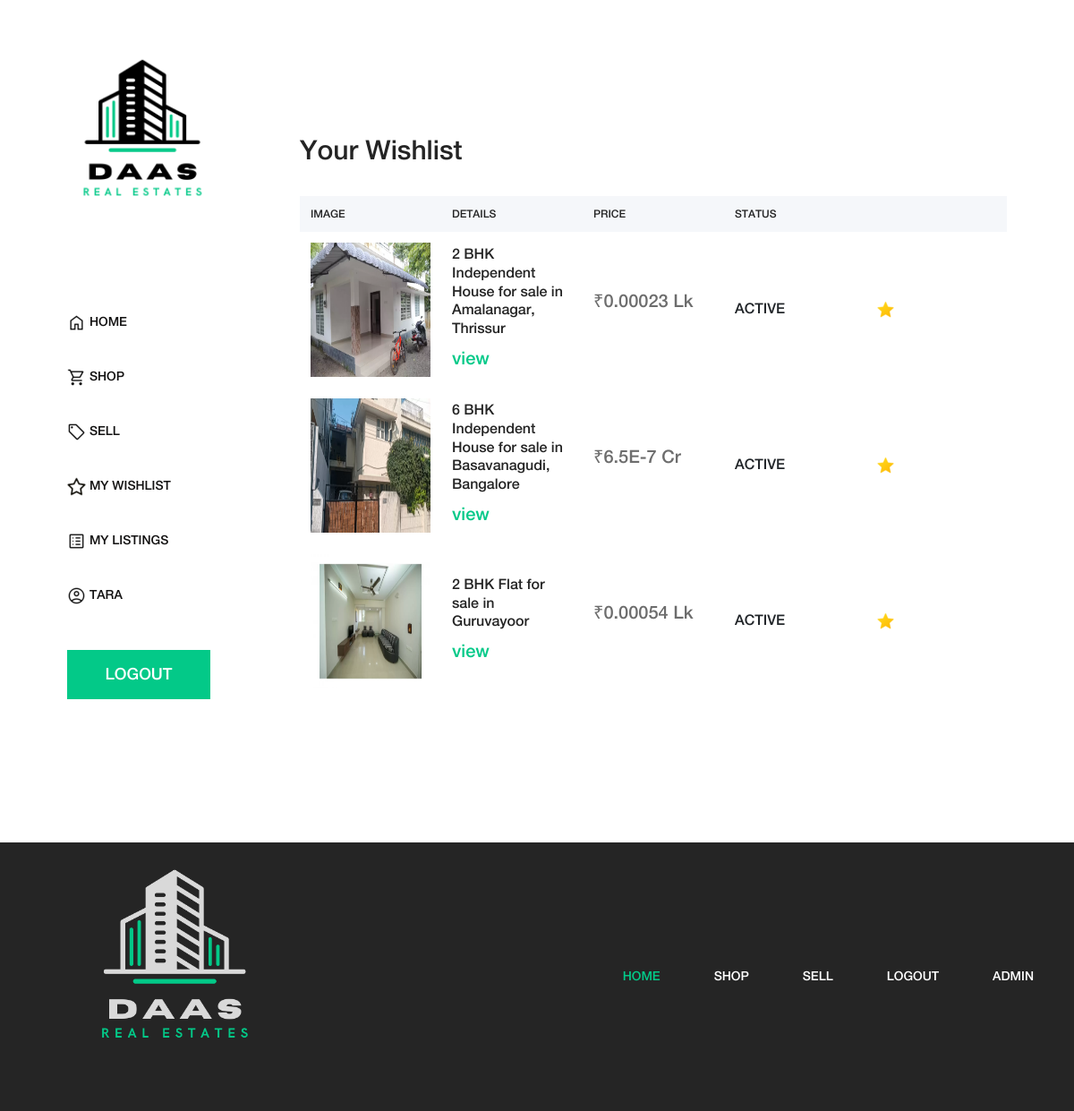
/my_wishlist.php (signed in), run on an earlier commit of the app's database.
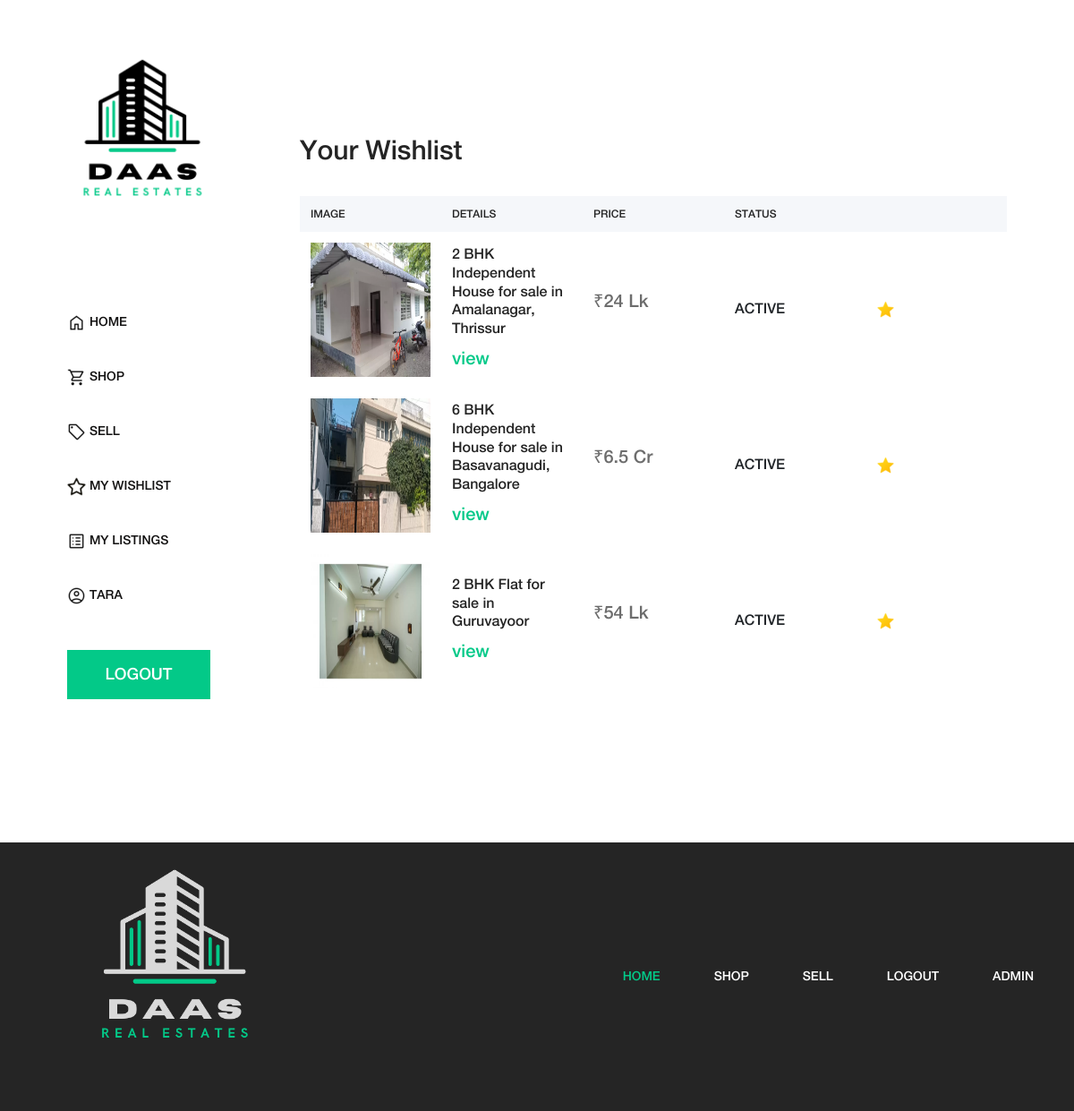
And on a later commit of the database.
### tables this page shows
CREATE TABLE `property_tbl` (
  `property_id` int(11) NOT NULL,
  `owner_id` int(11) NOT NULL,
  `title` varchar(250) NOT NULL,
  `discription` text NOT NULL,
  `property_type` int(11) NOT NULL,
  `size` varchar(30) NOT NULL,
  `size_format` varchar(50) NOT NULL DEFAULT 'sqft',
  `property_address` varchar(250) NOT NULL,
  `city` int(11) NOT NULL,
  `pin` varchar(10) NOT NULL,
  `price` int(50) NOT NULL,
  `denomination` varchar(50) NOT NULL DEFAULT 'lk',
  `fname` varchar(100) NOT NULL,
  `lname` varchar(100) NOT NULL,
  `email` varchar(100) NOT NULL,
  `phoneno` varchar(20) NOT NULL,
  `image_one` varchar(250) DEFAULT NULL,
  `image_two` varchar(250) DEFAULT NULL,
  `image_three` varchar(250) DEFAULT NULL,
  `image_four` varchar(250) DEFAULT NULL,
  `status` varchar(30) NOT NULL DEFAULT 'active',
  `date` date NOT NULL,
  `map` text DEFAULT NULL
);

### my_wishlist.php (the view)
<?php include("header.php"); ?>
<?php include("connection.php") ?>
<?php
if (!isset($_SESSION["userid"])) {
  header("location: login.php");
} else {
  $userid = $_SESSION["userid"];
}
$query = "SELECT t1.* FROM property_tbl AS t1 INNER JOIN wishlist_tbl AS t2 ON t1.property_id = t2.property_id WHERE t2.user_id='$userid'";
$result = mysqli_query($conn, $query);
?>
<div class="cart-table-area section-padding-100">
  <div class="container-fluid">
    <div class="row">
      <div class="f1 col-12 col-lg-8">
        <div class="cart-title mt-50">
          <h2>Your Wishlist</h2>
        </div>
        <div class="cart-table clearfix">
          <table class="table table-hover">
            <thead>
              <tr>
                <th>IMAGE</th>
                <th>DETAILS</th>
                <th>PRICE</th>
                <th>STATUS</th>
                <th></th>
              </tr>
            </thead>
            <tbody>
              <?php while ($row = mysqli_fetch_assoc($result)) { ?>
                <tr>
                  <td class="cart_product_img">
                    <a href="property_details.php?id=<?php echo $row["property_id"] ?>"><img src="<?php echo $row["image_one"] ?>" alt="Image" style="width: 150px; height: 150px"></a>
                  </td>
                  <td class="cart_product_desc">
                    <h5><?php echo $row["title"] ?></h5>
                    <a href="property_details.php?id=<?php echo $row["property_id"] ?>">view</a>
                  </td>
                  <?php
                    $price = $row["price"];
                    if($row["denomination"] == "lk") $price/=100000;
                    else $price/=10000000;
                  ?>
                  <td class="price">
                    <p>₹<?php echo $price . (($row["denomination"] == "lk") ? " Lk" : " Cr") ?></p>
                  </td>
                  <td class="qty">
                    <span><?php echo strtoupper($row["status"]) ?></span>
                  </td>
                  <td class="qty">
                    <a href="wishlist.php?id=<?php echo $row["property_id"] ?>" data-toggle="tooltip" data-placement="left" title="Remove"><img class="daas-star" src="img/core-img/star_on.png" alt="" class="star"></a>
                  </td>
                </tr>
              <?php } ?>
            </tbody>
          </table>
        </div>
      </div>
    </div>
  </div>
</div>
<?php include("footer.php"); ?>

What changed in the data, as far as the page shows it:
changed property_tbl "2 BHK Independent House for sale in Amalanagar, Thrissur": price "0.00023" → "24"
changed property_tbl "6 BHK Independent House for sale in Basavanagudi, Bangalore": price "6.5E-7" → "6.5"
changed property_tbl "2 BHK Flat for sale in Guruvayoor": price "0.00054" → "54"
